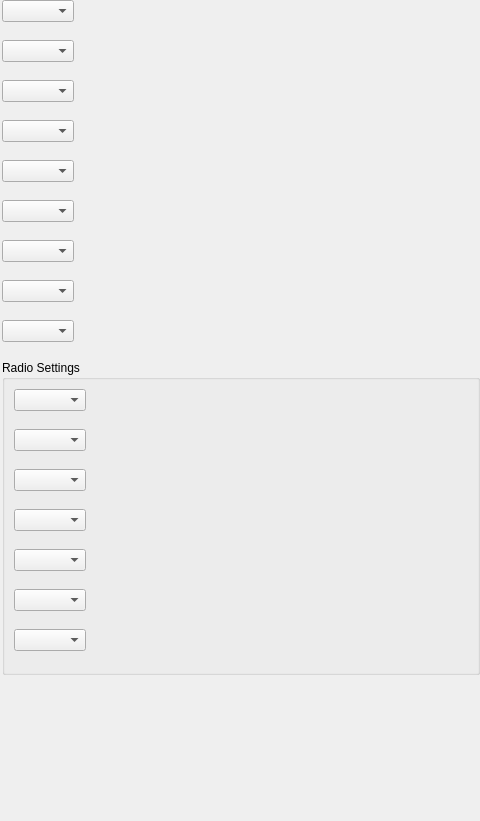
<?xml version="1.0" encoding="UTF-8"?>
<ui version="4.0">
 <class>GoogleDeviceRestrictionsForm</class>
 <widget class="QWidget" name="GoogleDeviceRestrictionsForm">
  <property name="geometry">
   <rect>
    <x>0</x>
    <y>0</y>
    <width>480</width>
    <height>821</height>
   </rect>
  </property>
  <property name="sizePolicy">
   <sizepolicy hsizetype="Expanding" vsizetype="MinimumExpanding">
    <horstretch>0</horstretch>
    <verstretch>0</verstretch>
   </sizepolicy>
  </property>
  <property name="windowTitle">
   <string>Specify Device Restrictions</string>
  </property>
  <layout class="QVBoxLayout" name="centralLayout">
   <property name="sizeConstraint">
    <enum>QLayout::SetNoConstraint</enum>
   </property>
   <property name="leftMargin">
    <number>2</number>
   </property>
   <property name="topMargin">
    <number>0</number>
   </property>
   <property name="rightMargin">
    <number>0</number>
   </property>
   <property name="bottomMargin">
    <number>0</number>
   </property>
   <item>
    <layout class="QFormLayout" name="formLayout">
     <property name="sizeConstraint">
      <enum>QLayout::SetNoConstraint</enum>
     </property>
     <property name="fieldGrowthPolicy">
      <enum>QFormLayout::ExpandingFieldsGrow</enum>
     </property>
     <property name="labelAlignment">
      <set>Qt::AlignRight|Qt::AlignTop|Qt::AlignTrailing</set>
     </property>
     <property name="formAlignment">
      <set>Qt::AlignLeading|Qt::AlignLeft|Qt::AlignTop</set>
     </property>
     <item row="0" column="0">
      <widget class="QComboBox" name="frm_cameraEnabled">
       <property name="sizePolicy">
        <sizepolicy hsizetype="Fixed" vsizetype="Fixed">
         <horstretch>0</horstretch>
         <verstretch>0</verstretch>
        </sizepolicy>
       </property>
      </widget>
     </item>
     <item row="0" column="1">
      <layout class="QVBoxLayout" name="verticalLayout_cameraEnabled">
       <property name="sizeConstraint">
        <enum>QLayout::SetFixedSize</enum>
       </property>
       <item>
        <widget class="QLabel" name="lbl_title_cameraEnabled"/>
       </item>
       <item>
        <widget class="QLabel" name="lTip_lbl_desc_cameraEnabled"/>
       </item>
      </layout>
     </item>
     <item row="1" column="0">
      <widget class="QComboBox" name="frm_developerSettingsAllowed">
       <property name="sizePolicy">
        <sizepolicy hsizetype="Fixed" vsizetype="Fixed">
         <horstretch>0</horstretch>
         <verstretch>0</verstretch>
        </sizepolicy>
       </property>
      </widget>
     </item>
     <item row="1" column="1">
      <layout class="QVBoxLayout" name="verticalLayout_developerSettings">
       <property name="sizeConstraint">
        <enum>QLayout::SetFixedSize</enum>
       </property>
       <item>
        <widget class="QLabel" name="lbl_title_developerSettingsAllowed"/>
       </item>
       <item>
        <widget class="QLabel" name="lTip_lbl_desc_developerSettingsAllowed"/>
       </item>
      </layout>
     </item>
     <item row="2" column="0">
      <widget class="QComboBox" name="frm_factoryResetEnabled">
       <property name="sizePolicy">
        <sizepolicy hsizetype="Fixed" vsizetype="Fixed">
         <horstretch>0</horstretch>
         <verstretch>0</verstretch>
        </sizepolicy>
       </property>
      </widget>
     </item>
     <item row="2" column="1">
      <layout class="QVBoxLayout" name="verticalLayout_factoryResetDevices">
       <property name="sizeConstraint">
        <enum>QLayout::SetFixedSize</enum>
       </property>
       <item>
        <widget class="QLabel" name="lbl_title_factoryResetEnabled"/>
       </item>
       <item>
        <widget class="QLabel" name="lTip_lbl_desc_factoryResetEnabled"/>
       </item>
      </layout>
     </item>
     <item row="3" column="0">
      <widget class="QComboBox" name="frm_locationMode">
       <property name="sizePolicy">
        <sizepolicy hsizetype="Fixed" vsizetype="Fixed">
         <horstretch>0</horstretch>
         <verstretch>0</verstretch>
        </sizepolicy>
       </property>
      </widget>
     </item>
     <item row="3" column="1">
      <layout class="QVBoxLayout" name="verticalLayout_locationMode">
       <item>
        <widget class="QLabel" name="lbl_title_locationMode"/>
       </item>
       <item>
        <widget class="QLabel" name="lTip_lbl_desc_locationMode"/>
       </item>
      </layout>
     </item>
     <item row="4" column="0">
      <widget class="QComboBox" name="frm_shareLocationAllowed">
       <property name="sizePolicy">
        <sizepolicy hsizetype="Fixed" vsizetype="Fixed">
         <horstretch>0</horstretch>
         <verstretch>0</verstretch>
        </sizepolicy>
       </property>
      </widget>
     </item>
     <item row="4" column="1">
      <layout class="QVBoxLayout" name="verticalLayout_shareLocationAllowed">
       <property name="sizeConstraint">
        <enum>QLayout::SetFixedSize</enum>
       </property>
       <item>
        <widget class="QLabel" name="lbl_title_shareLocationAllowed"/>
       </item>
       <item>
        <widget class="QLabel" name="lTip_lbl_desc_shareLocationAllowed"/>
       </item>
      </layout>
     </item>
     <item row="5" column="0">
      <widget class="QComboBox" name="frm_playStoreMode">
       <property name="sizePolicy">
        <sizepolicy hsizetype="Fixed" vsizetype="Fixed">
         <horstretch>0</horstretch>
         <verstretch>0</verstretch>
        </sizepolicy>
       </property>
      </widget>
     </item>
     <item row="5" column="1">
      <layout class="QVBoxLayout" name="verticalLayout_playStoreMode">
       <property name="sizeConstraint">
        <enum>QLayout::SetFixedSize</enum>
       </property>
       <item>
        <widget class="QLabel" name="lbl_title_playStoreMode"/>
       </item>
       <item>
        <widget class="QLabel" name="lTip_lbl_desc_playStoreMode"/>
       </item>
      </layout>
     </item>
     <item row="6" column="0">
      <widget class="QComboBox" name="frm_installUnknownSourcesAllowed">
       <property name="sizePolicy">
        <sizepolicy hsizetype="Fixed" vsizetype="Fixed">
         <horstretch>0</horstretch>
         <verstretch>0</verstretch>
        </sizepolicy>
       </property>
      </widget>
     </item>
     <item row="6" column="1">
      <layout class="QVBoxLayout" name="verticalLayout_unknownSources">
       <property name="sizeConstraint">
        <enum>QLayout::SetFixedSize</enum>
       </property>
       <item>
        <widget class="QLabel" name="lbl_title_installUnknownSourcesAllowed"/>
       </item>
       <item>
        <widget class="QLabel" name="lTip_lbl_desc_installUnknownSourcesAllowed"/>
       </item>
      </layout>
     </item>
     <item row="7" column="0">
      <widget class="QComboBox" name="frm_wifiConfigEnabled">
       <property name="sizePolicy">
        <sizepolicy hsizetype="Fixed" vsizetype="Fixed">
         <horstretch>0</horstretch>
         <verstretch>0</verstretch>
        </sizepolicy>
       </property>
      </widget>
     </item>
     <item row="7" column="1">
      <layout class="QVBoxLayout" name="verticalLayout_wifiConfigDisabled">
       <property name="sizeConstraint">
        <enum>QLayout::SetFixedSize</enum>
       </property>
       <item>
        <widget class="QLabel" name="lbl_title_wifiConfigEnabled"/>
       </item>
       <item>
        <widget class="QLabel" name="lbl_desc_wifiConfigEnabled"/>
       </item>
      </layout>
     </item>
     <item row="8" column="0">
      <widget class="QComboBox" name="frm_appAutoUpdatePolicy"/>
     </item>
     <item row="8" column="1">
      <layout class="QVBoxLayout" name="verticalLayout_appAutoUpdatePolicy">
       <item>
        <widget class="QLabel" name="lbl_title_appAutoUpdatePolicy">
         <property name="text">
          <string/>
         </property>
        </widget>
       </item>
       <item>
        <widget class="QLabel" name="lTip_lbl_desc_appAutoUpdatePolicy">
         <property name="text">
          <string/>
         </property>
        </widget>
       </item>
      </layout>
     </item>
     <item row="9" column="0" colspan="2">
      <widget class="QGroupBox" name="radioGroupBox">
       <property name="title">
        <string>Radio Settings</string>
       </property>
       <layout class="QFormLayout" name="radioLayout">
        <property name="sizeConstraint">
         <enum>QLayout::SetNoConstraint</enum>
        </property>
        <property name="fieldGrowthPolicy">
         <enum>QFormLayout::ExpandingFieldsGrow</enum>
        </property>
        <item row="0" column="0">
         <widget class="QComboBox" name="frm_cellBroadcastsConfigEnabled">
          <property name="sizePolicy">
           <sizepolicy hsizetype="Fixed" vsizetype="Fixed">
            <horstretch>0</horstretch>
            <verstretch>0</verstretch>
           </sizepolicy>
          </property>
         </widget>
        </item>
        <item row="0" column="1">
         <layout class="QVBoxLayout" name="verticalLayout_cellBroadcastsConfigEnabled">
          <property name="sizeConstraint">
           <enum>QLayout::SetFixedSize</enum>
          </property>
          <item>
           <widget class="QLabel" name="lbl_title_cellBroadcastsConfigEnabled"/>
          </item>
          <item>
           <widget class="QLabel" name="lTip_lbl_desc_cellBroadcastsConfigEnabled"/>
          </item>
         </layout>
        </item>
        <item row="1" column="0">
         <widget class="QComboBox" name="frm_mobileNetworksConfigEnabled">
          <property name="sizePolicy">
           <sizepolicy hsizetype="Fixed" vsizetype="Fixed">
            <horstretch>0</horstretch>
            <verstretch>0</verstretch>
           </sizepolicy>
          </property>
         </widget>
        </item>
        <item row="1" column="1">
         <layout class="QVBoxLayout" name="verticalLayout_mobileNetworksConfigEnabled">
          <property name="sizeConstraint">
           <enum>QLayout::SetFixedSize</enum>
          </property>
          <item>
           <widget class="QLabel" name="lbl_title_mobileNetworksConfigEnabled"/>
          </item>
          <item>
           <widget class="QLabel" name="lTip_lbl_desc_mobileNetworksConfigEnabled"/>
          </item>
         </layout>
        </item>
        <item row="2" column="0">
         <widget class="QComboBox" name="frm_dataRoamingEnabled">
          <property name="sizePolicy">
           <sizepolicy hsizetype="Fixed" vsizetype="Fixed">
            <horstretch>0</horstretch>
            <verstretch>0</verstretch>
           </sizepolicy>
          </property>
         </widget>
        </item>
        <item row="2" column="1">
         <layout class="QVBoxLayout" name="verticalLayout_dataRoamingEnabled">
          <property name="sizeConstraint">
           <enum>QLayout::SetFixedSize</enum>
          </property>
          <item>
           <widget class="QLabel" name="lbl_title_dataRoamingEnabled"/>
          </item>
          <item>
           <widget class="QLabel" name="lTip_lbl_desc_dataRoamingEnabled"/>
          </item>
         </layout>
        </item>
        <item row="3" column="0">
         <widget class="QComboBox" name="frm_outGoingCallsEnabled">
          <property name="sizePolicy">
           <sizepolicy hsizetype="Fixed" vsizetype="Fixed">
            <horstretch>0</horstretch>
            <verstretch>0</verstretch>
           </sizepolicy>
          </property>
         </widget>
        </item>
        <item row="3" column="1">
         <layout class="QVBoxLayout" name="verticalLayout_outGoingCallsDisabled">
          <property name="sizeConstraint">
           <enum>QLayout::SetFixedSize</enum>
          </property>
          <item>
           <widget class="QLabel" name="lbl_title_outGoingCallsEnabled"/>
          </item>
          <item>
           <widget class="QLabel" name="lTip_lbl_desc_outGoingCallsEnabled"/>
          </item>
         </layout>
        </item>
        <item row="4" column="0">
         <widget class="QComboBox" name="frm_smsEnabled">
          <property name="sizePolicy">
           <sizepolicy hsizetype="Fixed" vsizetype="Fixed">
            <horstretch>0</horstretch>
            <verstretch>0</verstretch>
           </sizepolicy>
          </property>
         </widget>
        </item>
        <item row="4" column="1">
         <layout class="QVBoxLayout" name="verticalLayout_smsDisabled">
          <property name="sizeConstraint">
           <enum>QLayout::SetFixedSize</enum>
          </property>
          <item>
           <widget class="QLabel" name="lbl_title_smsEnabled"/>
          </item>
          <item>
           <widget class="QLabel" name="lTip_lbl_desc_smsEnabled"/>
          </item>
         </layout>
        </item>
        <item row="5" column="0">
         <widget class="QComboBox" name="frm_tetheringConfigEnabled">
          <property name="sizePolicy">
           <sizepolicy hsizetype="Fixed" vsizetype="Fixed">
            <horstretch>0</horstretch>
            <verstretch>0</verstretch>
           </sizepolicy>
          </property>
         </widget>
        </item>
        <item row="5" column="1">
         <layout class="QVBoxLayout" name="verticalLayout_tetheringConfigDisabled">
          <property name="sizeConstraint">
           <enum>QLayout::SetFixedSize</enum>
          </property>
          <item>
           <widget class="QLabel" name="lbl_title_tetheringConfigEnabled"/>
          </item>
          <item>
           <widget class="QLabel" name="lTip_lbl_desc_tetheringConfigEnabled"/>
          </item>
         </layout>
        </item>
        <item row="6" column="0">
         <widget class="QComboBox" name="frm_bluetoothConfigEnabled">
          <property name="sizePolicy">
           <sizepolicy hsizetype="Fixed" vsizetype="Fixed">
            <horstretch>0</horstretch>
            <verstretch>0</verstretch>
           </sizepolicy>
          </property>
         </widget>
        </item>
        <item row="6" column="1">
         <layout class="QVBoxLayout" name="verticalLayout_bluetoothConfigDisabled">
          <property name="sizeConstraint">
           <enum>QLayout::SetFixedSize</enum>
          </property>
          <item>
           <widget class="QLabel" name="lbl_title_bluetoothConfigEnabled"/>
          </item>
          <item>
           <widget class="QLabel" name="lTip_lbl_desc_bluetoothConfigEnabled"/>
          </item>
         </layout>
        </item>
       </layout>
      </widget>
     </item>
    </layout>
   </item>
   <item>
    <spacer name="verticalSpacer">
     <property name="orientation">
      <enum>Qt::Vertical</enum>
     </property>
     <property name="sizeHint" stdset="0">
      <size>
       <width>20</width>
       <height>40</height>
      </size>
     </property>
    </spacer>
   </item>
  </layout>
 </widget>
 <resources/>
 <connections/>
</ui>
